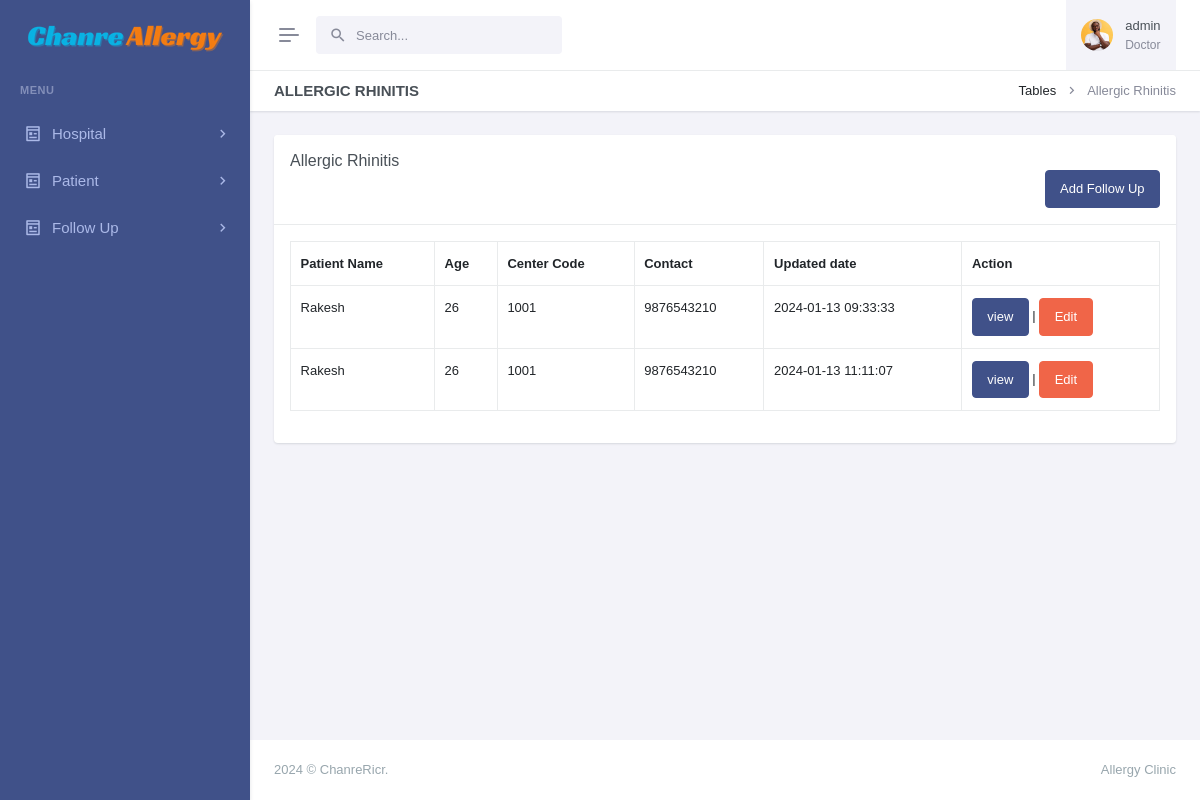
Page /view-ar-followup.php?pid=13234 (signed in) on the committed database.
### tables this page shows
CREATE TABLE `patients` (
  `id` int(11) NOT NULL,
  `patient_name` varchar(255) NOT NULL,
  `patient_id` varchar(50) DEFAULT NULL,
  `age` int(11) DEFAULT NULL,
  `sex` varchar(25) DEFAULT NULL,
  `physician` varchar(255) DEFAULT NULL,
  `address` varchar(255) DEFAULT NULL,
  `mobile` varchar(15) DEFAULT NULL,
  `email` varchar(255) DEFAULT NULL,
  `updatedBy` varchar(255) DEFAULT NULL,
  `centerName` varchar(255) DEFAULT NULL,
  `centerCode` varchar(10) DEFAULT NULL,
  `createdAt` timestamp NOT NULL DEFAULT current_timestamp()
);

CREATE TABLE `tbl_allergic_rhinitis` (
  `id` int(11) NOT NULL,
  `sneezing` int(11) DEFAULT NULL,
  `rnose` int(11) DEFAULT NULL,
  `congestion` int(11) DEFAULT NULL,
  `itchynose` int(11) DEFAULT NULL,
  `pns` int(11) DEFAULT NULL,
  `tns` int(11) DEFAULT NULL,
  `eyesymptoms` int(11) DEFAULT NULL,
  `throatsymptoms` int(11) DEFAULT NULL,
  `chronic` int(11) DEFAULT NULL,
  `earsymptoms` int(11) DEFAULT NULL,
  `headache` int(11) DEFAULT NULL,
  `mental` int(11) DEFAULT NULL,
  `tnns` int(11) DEFAULT NULL,
  `quality` text DEFAULT NULL,
  `nnsymptoms` text DEFAULT NULL,
  `medicationns` text DEFAULT NULL,
  `antihistamine` text DEFAULT NULL,
  `othermedication` text DEFAULT NULL,
  `weight` int(11) DEFAULT NULL,
  `pulse` int(11) DEFAULT NULL,
  `bp` int(11) DEFAULT NULL,
  `rr` int(11) DEFAULT NULL,
  `temp` int(11) DEFAULT NULL,
  `spo` int(11) DEFAULT NULL,
  `ent` text DEFAULT NULL,
  `cns` text DEFAULT NULL,
  `cvs` text DEFAULT NULL,
  `rs` text DEFAULT NULL,
  `pa` text DEFAULT NULL,
  `drugadverse` text DEFAULT NULL,
  `drugcomp` text DEFAULT NULL,
  `advise` text DEFAULT NULL,
  `centerCode` varchar(55) NOT NULL,
  `centerName` varchar(255) NOT NULL,
  `patient_id` varchar(55) NOT NULL,
  `updatedBy` text NOT NULL,
  `createdAt` timestamp NOT NULL DEFAULT current_timestamp()
);

### view-ar-followup.php (the view, shortened to what this page needs)
<?php
include('layout/config.php');
if (strlen($_SESSION['login']) == 0) {
    header('location:index.php');
} else {
    $postid = intval($_GET['pid']);
    ?>
<!doctype html>
<html lang="en" data-layout="vertical" data-topbar="light" data-sidebar="dark" data-sidebar-size="lg"
    data-sidebar-image="none" data-preloader="disable">
<head>
    <link rel="stylesheet" href="https://cdn.datatables.net/1.11.5/css/dataTables.bootstrap5.min.css" />
    <link rel="stylesheet" href="https://cdn.datatables.net/responsive/2.2.9/css/responsive.bootstrap.min.css" />
    <link rel="stylesheet" href="https://cdn.datatables.net/buttons/2.2.2/css/buttons.dataTables.min.css">
    <link href="assets/css/bootstrap.min.css" rel="stylesheet" type="text/css" />
    <link href="assets/css/icons.min.css" rel="stylesheet" type="text/css" />
    <link href="assets/css/app.min.css" rel="stylesheet" type="text/css" />
    <link href="assets/css/custom.min.css" rel="stylesheet" type="text/css" />
</head>
<body>
    <div id="layout-wrapper">
        <?php include('admin/header.php') ?>
        <?php include('admin/leftsidebar.php') ?>
        <div class="main-content">
            <div class="page-content">
                <div class="container-fluid">
                    <div class="row">
                        <div class="col-12">
                            <div class="page-title-box d-sm-flex align-items-center justify-content-between">
                                <h4 class="mb-sm-0">Allergic Rhinitis</h4>
                                <div class="page-title-right">
                                    <ol class="breadcrumb m-0">
                                        <li class="breadcrumb-item"><a href="javascript: void(0);">Tables</a></li>
                                        <li class="breadcrumb-item active">Allergic Rhinitis</li>
                                    </ol>
                                </div>
                            </div>
                        </div>
                    </div>
                    <div class="row">
                        <div class="col-lg-12">
                            <div class="card">
                                <div class="card-header">
                                    <h5 class="card-title mb-0">Allergic Rhinitis</h5>
                                    <a href="allergic-rhinitis.php?pid=<?php echo $postid; ?>" style="float:right"
                                        class="btn btn-primary">Add Follow Up</a>
                                </div>
                                <div class="card-body">
                                    <div class="table-responsive">
                                        <table id="buttons-datatables" class="display table table-bordered"
                                            style="width:100%">
                                            <thead>
                                                <tr>
                                                    <th>Patient Name</th>
                                                    <th>Age</th>
                                                    <th>Center Code</th>
                                                    <th>Contact</th>
                                                    <th>Updated date</th>
                                                    <th>Action</th>
                                                </tr>
                                            </thead>
                                            <tbody>
                                                <?php
                                                    $sid = intval($_GET['pid']);
                                                    $users = $_SESSION['adminName'];
                                                    $myquery = mysqli_query($conn, "SELECT *
                                                    FROM patients INNER JOIN tbl_allergic_rhinitis ON patients.patient_id = tbl_allergic_rhinitis.patient_id Where tbl_allergic_rhinitis.updatedBy = '$users' AND tbl_allergic_rhinitis.patient_id = '$sid'");
                                                    while ($row = mysqli_fetch_array($myquery)) {
                                                        ?>
                                                <tr>
                                                    <td>
                                                        <?php echo htmlentities($row['patient_name']) ?>
                                                    </td>
                                                    <td>
                                                        <?php echo htmlentities($row['age']) ?>
                                                    </td>
                                                    <td>
                                                        <?php echo htmlentities($row['centerCode']) ?>
                                                    </td>
                                                    <td>
                                                        <?php echo htmlentities($row['mobile']) ?>
                                                    </td>
                                                    <td>
                                                        <?php echo htmlentities($row['createdAt']) ?>
                                                    </td>
                                                    <td>
                                                        <a href="view-allergic-followup.php?pid=<?php echo htmlentities($row['id']); ?>"
                                                            class="btn btn-primary">view</a>
                                                        |
                                                        <a class="btn btn-danger"
                                                            href="edit-allergic-followup.php?pid=<?php echo htmlentities($row['id']) ?>">
                                                            Edit</a>
                                                    </td>
                                                </tr>
                                                <?php } ?>
                                        </table>
                                    </div>
                                </div>
                            </div>
                        </div>
                    </div>
                </div>
            </div>
            <?php include('admin/footer.php'); ?>
        </div>
    </div>
</body>
</html>
<?php } ?>

### rows in the picture
patients: patient_name "Rakesh", age "26", tbl_allergic_rhinitis.centerCode "1001", mobile "9876543210", tbl_allergic_rhinitis.createdAt "2024-01-13 09:33:33", tbl_allergic_rhinitis.createdAt "2024-01-13 11:11:07"

### other values in the picture
$_SESSION['adminName'] "admin"
